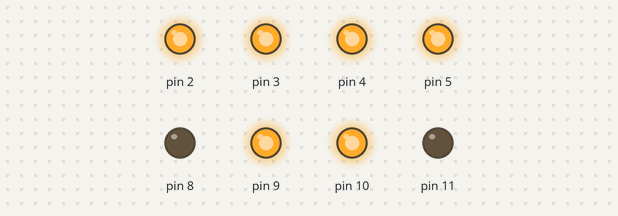
This sketch was run on a simulated Arduino Nano, built with avr-gcc and run on an emulated ATmega328P. Shown: output pins drawn as LEDs (lit = HIGH).

Above: at 0.5 s.
At 2.5 s:
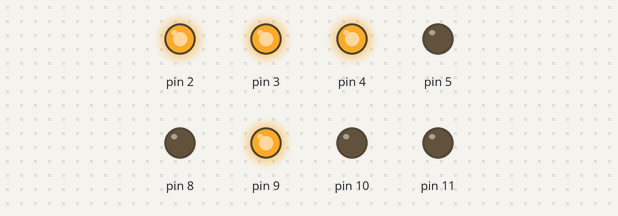
At 3.5 s:
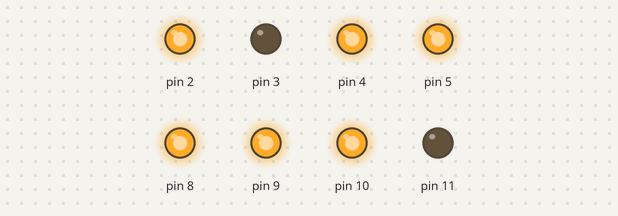
At 5.5 s:
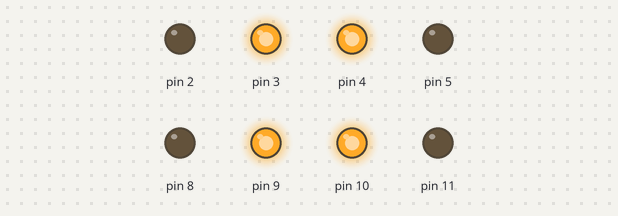
At 8.5 s:
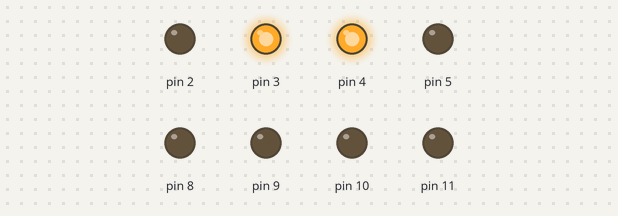
At 11.5 s:
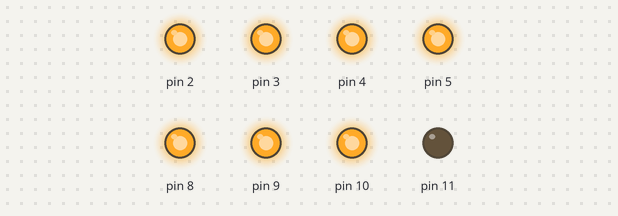
Timing chart, 0 to 13.0 s (numbered marks = the images above):
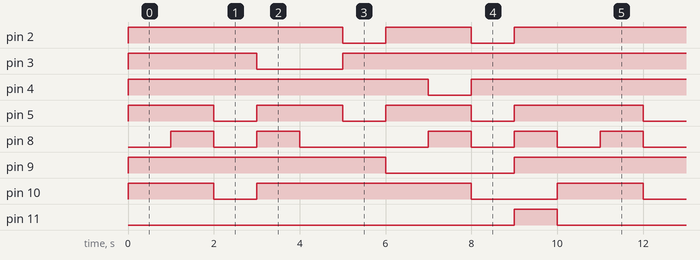

The sketch:

asmEmbedded.ino
```cpp
#include <Arduino.h>


// conecciones a los pines del arduino nano:

// D2 -A
// D3 -B
// D4 -C
// D5 -D

// D8 -E
// D9 -F
// D10 -G
// D11 -DP

// Máscaras organizadas para representar los números del 0 al 9
// Cada número tiene dos máscaras: una para el Puerto D y otra para el Puerto B
// Del 2 al 5 - BIT5 - segmento D  / BIT 4 - segmento C / BIT 3 - segmento B  / BIT 2  segmento A
const uint8_t puertoD_masks[] = {
  0b00111100, // 0 - segmentos A, B, C, D encendidos en D2-D5
  0b00011000, // 1 - segmentos B, C
  0b00101100, // 2 - segmentos A, B, D, G
  0b00111100, // 3 - segmentos A, B, C, D, G
  0b00011000, // 4 - segmentos B, C, F, G
  0b00110100, // 5 - segmentos A, C, D, F, G
  0b00110100, // 6 - segmentos A, C, D, E, F, G
  0b00011100, // 7 - segmentos A, B, C
  0b00111100, // 8 - segmentos A, B, C, D, E, F, G
  0b00111100  // 9 - segmentos A, B, C, D, F, G
};

// Del 4 al 7 - BIT3 segmento DP / BIT2 segmento G  / BIT1 segmento F  / BIT 0 segmento E
const uint8_t puertoB_masks[] = {
  0b00001011, // 0 - segmentos E, F
  0b00000000, // 1 - no hay segmentos en Puerto B
  0b00000101, // 2 - segmentos E, G
  0b00000100, // 3 - segmento F, G
  0b00000110, // 4 - segmentos F, G
  0b00000110, // 5 - segmentos E, F, G
  0b00000111, // 6 - segmentos E, F, G
  0b00000010, // 7 - segmento F
  0b00000111, // 8 - segmentos E, F, G, DP apagado
  0b00000110  // 9 - segmentos F, G
};

void setup() {
  // Configurar pines D2-D5 como salida en el Puerto D
  asm volatile (
    "ldi r16, 0b00111100 \n"   // Configura D2-D5 como salida en DDRD
    "out %[ddr_d], r16 \n"
    :
    : [ddr_d] "I" (_SFR_IO_ADDR(DDRD))  // Dirección de DDRD para configurar como salida
    : "r16"
  );

  // Configurar pines D8-D11 como salida en el Puerto B
  asm volatile (
    "ldi r16, 0b00001111 \n"   // Configura D8-D11 como salida en DDRB
    "out %[ddr_b], r16 \n"
    :
    : [ddr_b] "I" (_SFR_IO_ADDR(DDRB))  // Dirección de DDRB para configurar como salida
    : "r16"
  );
}

void mostrarNumero(uint8_t numero) {
  // Asegurarse de que el número está en el rango 0-9
  if (numero > 9) return;

  // Máscaras para el número seleccionado
  uint8_t d_mask = puertoD_masks[numero];
  uint8_t b_mask = puertoB_masks[numero];

  // Aplicar las máscaras al Puerto D y Puerto B
  asm volatile (
    // Configurar el valor del Puerto D
    "out %[port_d], %[d_mask] \n"

    // Configurar el valor del Puerto B
    "out %[port_b], %[b_mask] \n"
    :
    : [port_d] "I" (_SFR_IO_ADDR(PORTD)),
      [port_b] "I" (_SFR_IO_ADDR(PORTB)),
      [d_mask] "r" (d_mask),
      [b_mask] "r" (b_mask)
  );
}

void loop() {
  // Cuenta regresiva del 9 al 0
  for (int i = 9; i >= 0; i--) {
    mostrarNumero(i);   // Llama a la función para mostrar cada número
    delay(1000);        // Mantener el número visible por 1 segundo
  }
}
```

Measured:
- by itself, pin 2: repeats every 10.0 s: LOW 1.0 s, HIGH 2.0 s, LOW 1.0 s, HIGH 6.0 s
- by itself, pin 3: repeats every 10.0 s: LOW 2.0 s, HIGH 8.0 s
- by itself, pin 4: repeats every 10.0 s: LOW 1.0 s, HIGH 9.0 s
- by itself, pin 5: repeats every 10.0 s: 2 × (LOW 1.0 s, HIGH 2.0 s), LOW 1.0 s, HIGH 3.0 s
- by itself, pin 8: repeats every 10.0 s: LOW 1.0 s, HIGH 1.0 s, LOW 3.0 s, 2 × (HIGH 1.0 s, LOW 1.0 s), HIGH 1.0 s
- by itself, pin 9: repeats every 10.0 s: LOW 3.0 s, HIGH 7.0 s
- by itself, pin 10: repeats every 10.0 s: LOW 1.0 s, HIGH 5.0 s, LOW 2.0 s, HIGH 2.0 s
- by itself, pin 11: alternates HIGH for 1.0 s and LOW for 9.0 s
